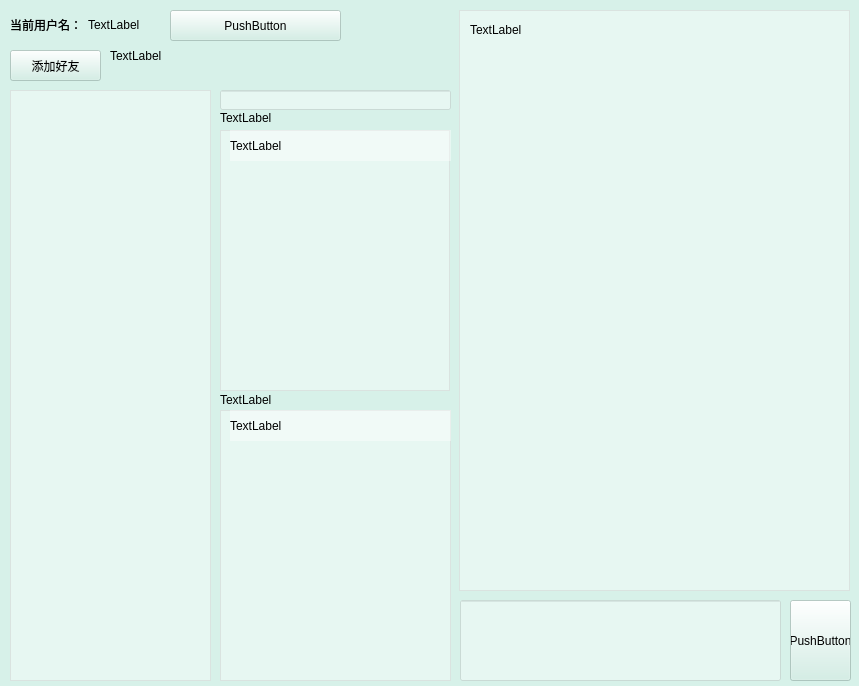
<?xml version="1.0" encoding="UTF-8"?>
<ui version="4.0">
 <class>MyWindow</class>
 <widget class="QWidget" name="MyWindow">
  <property name="geometry">
   <rect>
    <x>0</x>
    <y>0</y>
    <width>859</width>
    <height>686</height>
   </rect>
  </property>
  <property name="minimumSize">
   <size>
    <width>0</width>
    <height>0</height>
   </size>
  </property>
  <property name="windowTitle">
   <string>聊天室</string>
  </property>
  <property name="styleSheet">
   <string notr="true">background-color: rgba(206,239,228,60%);</string>
  </property>
  <widget class="QPushButton" name="pbt_addfriend">
   <property name="geometry">
    <rect>
     <x>10</x>
     <y>50</y>
     <width>91</width>
     <height>31</height>
    </rect>
   </property>
   <property name="text">
    <string>添加好友</string>
   </property>
  </widget>
  <widget class="QWidget" name="widget" native="true">
   <property name="geometry">
    <rect>
     <x>10</x>
     <y>10</y>
     <width>150</width>
     <height>30</height>
    </rect>
   </property>
   <property name="styleSheet">
    <string notr="true">background-color: rgba(255,255,255, 0%);</string>
   </property>
   <layout class="QHBoxLayout" name="horizontalLayout">
    <item>
     <widget class="QLabel" name="Label_user">
      <property name="text">
       <string>当前用户名：</string>
      </property>
     </widget>
    </item>
    <item>
     <widget class="QLabel" name="Label_UserName">
      <property name="text">
       <string>TextLabel</string>
      </property>
     </widget>
    </item>
   </layout>
  </widget>
  <widget class="QListWidget" name="friend_list">
   <property name="geometry">
    <rect>
     <x>220</x>
     <y>130</y>
     <width>230</width>
     <height>261</height>
    </rect>
   </property>
   <property name="styleSheet">
    <string notr="true">background-color: rgba(255,255,255, 40%);</string>
   </property>
   <property name="verticalScrollBarPolicy">
    <enum>Qt::ScrollBarAlwaysOff</enum>
   </property>
   <property name="horizontalScrollBarPolicy">
    <enum>Qt::ScrollBarAlwaysOff</enum>
   </property>
  </widget>
  <widget class="QLabel" name="friend_message">
   <property name="geometry">
    <rect>
     <x>110</x>
     <y>40</y>
     <width>131</width>
     <height>31</height>
    </rect>
   </property>
   <property name="styleSheet">
    <string notr="true">background-color: rgba(255,255,255, 0%);</string>
   </property>
   <property name="text">
    <string>TextLabel</string>
   </property>
  </widget>
  <widget class="QPushButton" name="pbt_friendask">
   <property name="geometry">
    <rect>
     <x>170</x>
     <y>10</y>
     <width>171</width>
     <height>31</height>
    </rect>
   </property>
   <property name="text">
    <string>PushButton</string>
   </property>
  </widget>
  <widget class="QListWidget" name="chatwidget">
   <property name="geometry">
    <rect>
     <x>459</x>
     <y>10</y>
     <width>391</width>
     <height>581</height>
    </rect>
   </property>
   <property name="styleSheet">
    <string notr="true">background-color: rgba(255,255,255, 40%);</string>
   </property>
  </widget>
  <widget class="QPushButton" name="pbt_sendmess">
   <property name="geometry">
    <rect>
     <x>790</x>
     <y>600</y>
     <width>61</width>
     <height>81</height>
    </rect>
   </property>
   <property name="styleSheet">
    <string notr="true"/>
   </property>
   <property name="text">
    <string>PushButton</string>
   </property>
  </widget>
  <widget class="QLabel" name="friend_chatname">
   <property name="geometry">
    <rect>
     <x>470</x>
     <y>20</y>
     <width>161</width>
     <height>20</height>
    </rect>
   </property>
   <property name="styleSheet">
    <string notr="true">background-color: rgba(255,255,255, 0%);</string>
   </property>
   <property name="text">
    <string>TextLabel</string>
   </property>
  </widget>
  <widget class="QListWidget" name="unline_friend_list">
   <property name="geometry">
    <rect>
     <x>220</x>
     <y>410</y>
     <width>231</width>
     <height>271</height>
    </rect>
   </property>
   <property name="styleSheet">
    <string notr="true">background-color: rgba(255,255,255, 40%);</string>
   </property>
   <property name="verticalScrollBarPolicy">
    <enum>Qt::ScrollBarAlwaysOff</enum>
   </property>
   <property name="horizontalScrollBarPolicy">
    <enum>Qt::ScrollBarAlwaysOff</enum>
   </property>
  </widget>
  <widget class="QLabel" name="unline_cnt">
   <property name="geometry">
    <rect>
     <x>220</x>
     <y>390</y>
     <width>231</width>
     <height>20</height>
    </rect>
   </property>
   <property name="styleSheet">
    <string notr="true">background-color: rgba(255,255,255, 0%);</string>
   </property>
   <property name="text">
    <string>TextLabel</string>
   </property>
  </widget>
  <widget class="QLabel" name="inline_cnt">
   <property name="geometry">
    <rect>
     <x>220</x>
     <y>110</y>
     <width>101</width>
     <height>16</height>
    </rect>
   </property>
   <property name="styleSheet">
    <string notr="true">background-color: rgba(255,255,255, 0%);</string>
   </property>
   <property name="text">
    <string>TextLabel</string>
   </property>
  </widget>
  <widget class="QListWidget" name="friend_flag_list">
   <property name="geometry">
    <rect>
     <x>10</x>
     <y>90</y>
     <width>201</width>
     <height>591</height>
    </rect>
   </property>
   <property name="styleSheet">
    <string notr="true">background-color: rgba(255,255,255, 40%);</string>
   </property>
  </widget>
  <widget class="QLineEdit" name="SendEdit">
   <property name="geometry">
    <rect>
     <x>460</x>
     <y>600</y>
     <width>321</width>
     <height>81</height>
    </rect>
   </property>
   <property name="styleSheet">
    <string notr="true">background-color: rgba(255,255,255, 40%);</string>
   </property>
  </widget>
  <widget class="QLineEdit" name="LocalFindFriend">
   <property name="geometry">
    <rect>
     <x>220</x>
     <y>90</y>
     <width>231</width>
     <height>20</height>
    </rect>
   </property>
   <property name="styleSheet">
    <string notr="true">background-color: rgba(255,255,255, 40%);</string>
   </property>
  </widget>
  <widget class="QLabel" name="find_inlineno">
   <property name="geometry">
    <rect>
     <x>230</x>
     <y>130</y>
     <width>221</width>
     <height>31</height>
    </rect>
   </property>
   <property name="styleSheet">
    <string notr="true">background-color: rgba(255,255,255, 40%);</string>
   </property>
   <property name="text">
    <string>TextLabel</string>
   </property>
  </widget>
  <widget class="QLabel" name="find_unlineno">
   <property name="geometry">
    <rect>
     <x>230</x>
     <y>410</y>
     <width>221</width>
     <height>31</height>
    </rect>
   </property>
   <property name="styleSheet">
    <string notr="true">background-color: rgba(255,255,255, 40%);</string>
   </property>
   <property name="text">
    <string>TextLabel</string>
   </property>
  </widget>
  <widget class="QLabel" name="iconlabel">
   <property name="geometry">
    <rect>
     <x>350</x>
     <y>-10</y>
     <width>111</width>
     <height>111</height>
    </rect>
   </property>
   <property name="styleSheet">
    <string notr="true">border-image: url(:/res/xtu_mag.png);
background-color: rgba(255,255,255, 0%);</string>
   </property>
   <property name="text">
    <string/>
   </property>
  </widget>
 </widget>
 <resources/>
 <connections/>
</ui>
